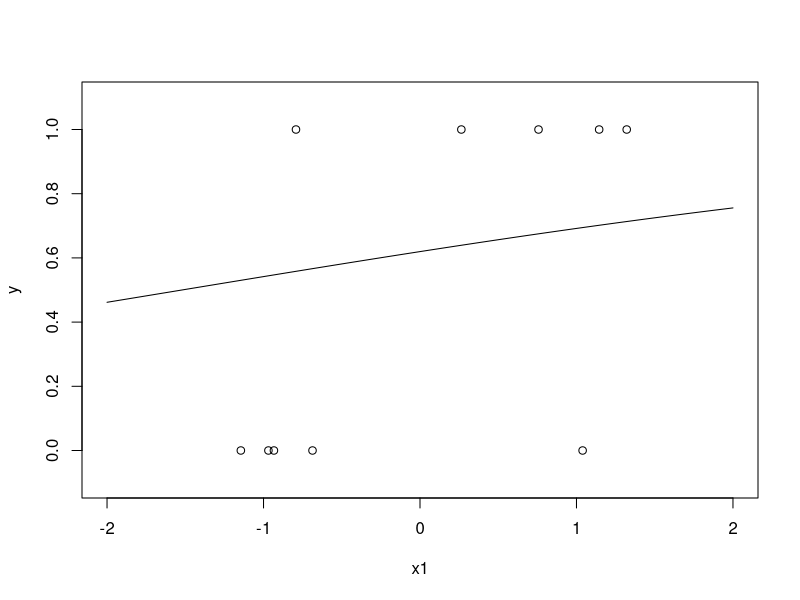

Reproduce this figure in R.
## ---- chunk 1
#Step 2 (Slide 12): Use sigmoid (logistic) function
sigmoid <- function(x, beta0, beta1) {
  return (1/(1+exp(1)^(-beta0-beta1*x)))
}
## ---- chunk 2
#Step 3 (Slide 14): Define the cost function
costFunction <- function(Y, `P(y=1|x)`) {
  return ((-1)*(Y*log(`P(y=1|x)`)+(1-Y)*log(1-`P(y=1|x)`)))
}
## ---- chunk 3
gradientDescent <- function(train_data, beta0, beta1) {
  #Step 2 (Slide 13): Use sigmoid function using an intial guess for the parameters beta0 = 0.5 and beta1 = 0.3.
  train_data <- cbind(train_data, "P(y=1|x)" = sigmoid(train_data$X1, beta0, beta1))

  #Step 3 (Slide 15): Compute the cost function.
  train_data <- cbind(train_data, "Cost" = costFunction(train_data$Y, train_data$`P(y=1|x)`))

  #Step 3 (Slide 19): Compute the total cost.
  totalCost <- sum(train_data[,"Cost"])

  #Gradient Descent (Slide 29): Compute the first partial derivatives of the error function J for β0
  train_data <- cbind(train_data, "dJ/dbeta0" = gradientDescentBeta0(train_data$X1, train_data$Y, beta0, beta1))

  #Gradient Descent (Slide 29): Compute the first partial derivatives of the error function J for β1
  train_data <- cbind(train_data, "dJ/dbeta1" = gradientDescentBeta1(train_data$X1, train_data$Y, beta0, beta1))
}
## ---- chunk 4
#Gradient Descent - computes partial derivatives of error function J for beta0
gradientDescentBeta0 <- function(x, y, beta0, beta1) {
  return (y-((exp(beta0+(beta1 * x)))/(1+exp(beta0 + (beta1 * x)))))
}
## ---- chunk 5
#Gradient Descent - computes partial derivatives of error function J for beta0
gradientDescentBeta1 <- function(x, y, beta0, beta1) {
  return (x*(y-((exp(beta0+(beta1 * x)))/(1+exp(beta0 + (beta1 * x))))))
}
## ---- chunk 6
#Input data from the slides
train_data <- data.frame(index = c("1", "2", "3", "4", "5", "6", "7", "8", "9", "10"),
                        Y = c(0L, 0L, 0L, 0L, 1L, 1L, 1L, 1L, 1L, 0L),
                        X1 = c(2, 2.8, 1.5, 2.1, 5.5, 8, 6.9, 8.5, 2.5, 7.7),
                        X2 = c(1.5, 1.2, 1, 1, 4, 4.8, 4.5, 5.5, 2, 3.5))
#Step 1 (Slide 11): Scale the independent variables (z-Score)
train_data[,3:4] <- scale(train_data[,3:4], center = TRUE, scale = TRUE)
#Select and load all needed variables.
train_data <- train_data[,2:3]
beta0 <- 0.5
beta1 <- 0.3
#beta0 <- 0.029
#beta1 <- 1.41
learningRate <- 0.01
convergence <- 0.0001
n <- 0
convergenceReached <- FALSE

## ---- chunk 7
#Gradient Descent (Slide 27 ff) iterative process 
while (!convergenceReached & n < 1) {
  #Iteration counter to prevent deadlock
  n <- n+1
  #Calculate sigmoid and cost function
  roundResults <- gradientDescent(train_data, beta0, beta1)
  
  #Calculate first derivatives (Slide 27) and their sums (Slide 29)
  `totaldJ/dbeta0` <- sum(roundResults[, "dJ/dbeta0"])
  `totaldJ/dbeta1` <- sum(roundResults[, "dJ/dbeta1"])

  #Calculate the next values for betas (Slide 34)
  `beta0n+1` <- beta0 + learningRate * `totaldJ/dbeta0`
  `beta1n+1` <- beta1 + learningRate * `totaldJ/dbeta1`
  
  #Check whether convergence is reached, if not continue
  if (abs(`beta0n+1`/beta0 -1) < convergence & abs(`beta1n+1`/beta1-1) < convergence) {
    convergenceReached <- TRUE
  }
  
  #Store the new betas in place of the old ones, repeat.
  beta0 <- `beta0n+1`
  beta1 <- `beta1n+1`
}
## ---- chunk 8
#Prints the sigmoid curve and the points from the dataset
curve(expr=sigmoid(x, beta0, beta1), from=-2, to=2, xlab = "x1", ylab = "y", xlim=c(-2,2), ylim=c(-0.1,1.1))
points(x = roundResults[,"X1"], y= roundResults[, "Y"])
